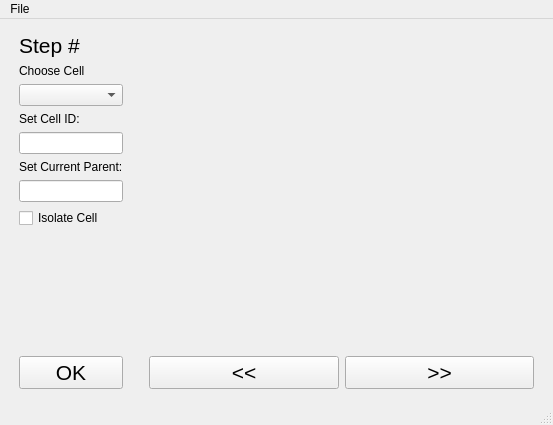
<?xml version="1.0" encoding="UTF-8"?>
<ui version="4.0">
 <class>MainWindow</class>
 <widget class="QMainWindow" name="MainWindow">
  <property name="geometry">
   <rect>
    <x>0</x>
    <y>0</y>
    <width>553</width>
    <height>425</height>
   </rect>
  </property>
  <property name="windowTitle">
   <string>MainWindow</string>
  </property>
  <widget class="QWidget" name="centralwidget">
   <layout class="QVBoxLayout" name="verticalLayout_4">
    <item>
     <layout class="QHBoxLayout" name="horizontalLayout_2" stretch="1,4">
      <item>
       <layout class="QVBoxLayout" name="verticalLayout">
        <property name="leftMargin">
         <number>10</number>
        </property>
        <property name="topMargin">
         <number>5</number>
        </property>
        <property name="rightMargin">
         <number>10</number>
        </property>
        <property name="bottomMargin">
         <number>5</number>
        </property>
        <item>
         <widget class="QLabel" name="Step_Num">
          <property name="font">
           <font>
            <pointsize>16</pointsize>
           </font>
          </property>
          <property name="text">
           <string>Step #</string>
          </property>
         </widget>
        </item>
        <item>
         <widget class="QLabel" name="Choose_Cell_Label">
          <property name="text">
           <string>Choose Cell</string>
          </property>
         </widget>
        </item>
        <item>
         <widget class="QComboBox" name="Choose_Cell"/>
        </item>
        <item>
         <widget class="QLabel" name="Cell_ID_Label">
          <property name="text">
           <string>Set Cell ID:</string>
          </property>
         </widget>
        </item>
        <item>
         <widget class="QLineEdit" name="Cell_ID">
          <property name="text">
           <string/>
          </property>
         </widget>
        </item>
        <item>
         <widget class="QLabel" name="Cell_Parent_Label">
          <property name="text">
           <string>Set Current Parent:</string>
          </property>
         </widget>
        </item>
        <item>
         <widget class="QLineEdit" name="Cell_Parent">
          <property name="text">
           <string/>
          </property>
         </widget>
        </item>
        <item>
         <widget class="QCheckBox" name="IsolateCell">
          <property name="text">
           <string>Isolate Cell</string>
          </property>
          <property name="shortcut">
           <string>I</string>
          </property>
         </widget>
        </item>
        <item>
         <spacer name="verticalSpacer">
          <property name="orientation">
           <enum>Qt::Vertical</enum>
          </property>
          <property name="sizeHint" stdset="0">
           <size>
            <width>20</width>
            <height>40</height>
           </size>
          </property>
         </spacer>
        </item>
        <item>
         <widget class="QPushButton" name="Change_Cell_Info">
          <property name="font">
           <font>
            <pointsize>16</pointsize>
           </font>
          </property>
          <property name="text">
           <string>OK</string>
          </property>
         </widget>
        </item>
       </layout>
      </item>
      <item>
       <layout class="QVBoxLayout" name="verticalLayout_2" stretch="0,0">
        <property name="leftMargin">
         <number>10</number>
        </property>
        <property name="topMargin">
         <number>5</number>
        </property>
        <property name="rightMargin">
         <number>10</number>
        </property>
        <property name="bottomMargin">
         <number>5</number>
        </property>
        <item>
         <layout class="QVBoxLayout" name="verticalLayout_3">
          <item>
           <widget class="ClickableLabel" name="Image_Container">
            <property name="text">
             <string/>
            </property>
           </widget>
          </item>
         </layout>
        </item>
        <item>
         <layout class="QHBoxLayout" name="horizontalLayout">
          <item>
           <widget class="QPushButton" name="Left_Button">
            <property name="font">
             <font>
              <pointsize>16</pointsize>
             </font>
            </property>
            <property name="text">
             <string>&lt;&lt;</string>
            </property>
            <property name="shortcut">
             <string>Left</string>
            </property>
           </widget>
          </item>
          <item>
           <widget class="QPushButton" name="Right_Button">
            <property name="font">
             <font>
              <pointsize>16</pointsize>
             </font>
            </property>
            <property name="text">
             <string>&gt;&gt;</string>
            </property>
            <property name="shortcut">
             <string>Right</string>
            </property>
           </widget>
          </item>
         </layout>
        </item>
       </layout>
      </item>
     </layout>
    </item>
   </layout>
  </widget>
  <widget class="QMenuBar" name="menubar">
   <property name="geometry">
    <rect>
     <x>0</x>
     <y>0</y>
     <width>553</width>
     <height>18</height>
    </rect>
   </property>
   <widget class="QMenu" name="menuFile">
    <property name="title">
     <string>File</string>
    </property>
    <addaction name="actionOpen_Image"/>
    <addaction name="actionOpen_Directory"/>
    <addaction name="actionOpen_CSV"/>
    <addaction name="actionQuit"/>
    <addaction name="separator"/>
    <addaction name="actionSave"/>
   </widget>
   <addaction name="menuFile"/>
  </widget>
  <widget class="QStatusBar" name="statusbar"/>
  <action name="actionOpen_Image">
   <property name="text">
    <string>Open Image</string>
   </property>
   <property name="shortcut">
    <string/>
   </property>
  </action>
  <action name="actionOpen_Directory">
   <property name="text">
    <string>Open Directory</string>
   </property>
   <property name="shortcut">
    <string>Ctrl+D</string>
   </property>
  </action>
  <action name="actionQuit">
   <property name="text">
    <string>Quit</string>
   </property>
  </action>
  <action name="actionOpen_CSV">
   <property name="text">
    <string>Open CSV</string>
   </property>
   <property name="shortcut">
    <string>Ctrl+F</string>
   </property>
  </action>
  <action name="actionSave">
   <property name="text">
    <string>Save</string>
   </property>
   <property name="shortcut">
    <string>Ctrl+S</string>
   </property>
   <property name="shortcutVisibleInContextMenu">
    <bool>false</bool>
   </property>
  </action>
 </widget>
 <customwidgets>
  <customwidget>
   <class>ClickableLabel</class>
   <extends>QLabel</extends>
   <header>cell_lineage_correction</header>
  </customwidget>
 </customwidgets>
 <resources/>
 <connections/>
</ui>
